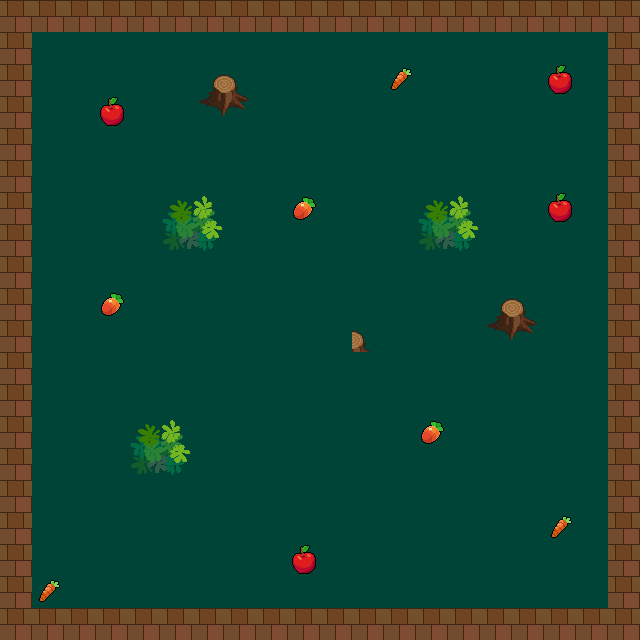

Below is a game level as drawn by its tile map, then a one-line description and the .tmx file that defines it, in full:
An orthogonal 20x20 tile map with 32x32 px tiles, 4 tile layers (terre, bordure, obstacles, fruits), 3 tilesets and 1 object.

<map version="1.10" tiledversion="1.11.2" orientation="orthogonal" renderorder="right-down" width="20" height="20" tilewidth="32" tileheight="32" infinite="0" nextlayerid="12" nextobjectid="215">
 <properties>
  <property name="levelName" value="Niveau 0" />
  <property name="maxScore" type="int" value="10" />
  <property name="music" value="" />
  <property name="nextLevel" value="maps/plane1.tmx" />
  <property name="speed" type="float" value="0.35" />
 </properties>
 <tileset firstgid="1" source="terrine.tsx" />
 <tileset firstgid="1025" source="fruits.tsx" />
 <tileset firstgid="1033" source="tree.tsx" />
 <layer id="1" name="terre" width="20" height="20">
  <data encoding="csv">
296,296,296,296,296,296,296,296,296,296,296,296,296,296,296,296,296,296,296,296,
296,296,296,296,296,296,296,296,296,296,296,296,296,296,296,296,296,296,296,296,
296,296,296,296,296,296,296,296,296,296,296,296,296,296,296,296,296,296,296,296,
296,296,296,296,296,296,296,296,296,296,296,296,296,296,296,296,296,296,296,296,
296,296,296,296,296,296,296,296,296,296,296,296,296,296,296,296,296,296,296,296,
296,296,296,296,296,296,296,296,296,296,296,296,296,296,296,296,296,296,296,296,
296,296,296,296,296,296,296,296,296,296,296,296,296,296,296,296,296,296,296,296,
296,296,296,296,296,296,296,296,296,296,296,296,296,296,296,296,296,296,296,296,
296,296,296,296,296,296,296,296,296,296,296,296,296,296,296,296,296,296,296,296,
296,296,296,296,296,296,296,296,296,296,296,296,296,296,296,296,296,296,296,296,
296,296,296,296,296,296,296,296,296,296,296,296,296,296,296,296,296,296,296,296,
296,296,296,296,296,296,296,296,296,296,296,296,296,296,296,296,296,296,296,296,
296,296,296,296,296,296,296,296,296,296,296,296,296,296,296,296,296,296,296,296,
296,296,296,296,296,296,296,296,296,296,296,296,296,296,296,296,296,296,296,296,
296,296,296,296,296,296,296,296,296,296,296,296,296,296,296,296,296,296,296,296,
296,296,296,296,296,296,296,296,296,296,296,296,296,296,296,296,296,296,296,296,
296,296,296,296,296,296,296,296,296,296,296,296,296,296,296,296,296,296,296,296,
296,296,296,296,296,296,296,296,296,296,296,296,296,296,296,296,296,296,296,296,
296,296,296,296,296,296,296,296,296,296,296,296,296,296,296,296,296,296,296,296,
296,296,296,296,296,296,296,296,296,296,296,296,296,296,296,296,296,296,296,296
</data>
 </layer>
 <layer id="11" name="bordure" width="20" height="20">
  <data encoding="csv">
589,589,589,589,589,589,589,589,589,589,589,589,589,589,589,589,589,589,589,589,
589,0,0,0,0,0,0,0,0,0,0,0,0,0,0,0,0,0,0,589,
589,0,0,0,0,0,0,0,0,0,0,0,0,0,0,0,0,0,0,589,
589,0,0,0,0,0,0,0,0,0,0,0,0,0,0,0,0,0,0,589,
589,0,0,0,0,0,0,0,0,0,0,0,0,0,0,0,0,0,0,589,
589,0,0,0,0,0,0,0,0,0,0,0,0,0,0,0,0,0,0,589,
589,0,0,0,0,0,0,0,0,0,0,0,0,0,0,0,0,0,0,589,
589,0,0,0,0,0,0,0,0,0,0,0,0,0,0,0,0,0,0,589,
589,0,0,0,0,0,0,0,0,0,0,0,0,0,0,0,0,0,0,589,
589,0,0,0,0,0,0,0,0,0,0,0,0,0,0,0,0,0,0,589,
589,0,0,0,0,0,0,0,0,0,0,1071,0,0,0,0,0,0,0,589,
589,0,0,0,0,0,0,0,0,0,0,0,0,0,0,0,0,0,0,589,
589,0,0,0,0,0,0,0,0,0,0,0,0,0,0,0,0,0,0,589,
589,0,0,0,0,0,0,0,0,0,0,0,0,0,0,0,0,0,0,589,
589,0,0,0,0,0,0,0,0,0,0,0,0,0,0,0,0,0,0,589,
589,0,0,0,0,0,0,0,0,0,0,0,0,0,0,0,0,0,0,589,
589,0,0,0,0,0,0,0,0,0,0,0,0,0,0,0,0,0,0,589,
589,0,0,0,0,0,0,0,0,0,0,0,0,0,0,0,0,0,0,589,
589,0,0,0,0,0,0,0,0,0,0,0,0,0,0,0,0,0,0,589,
589,589,589,589,589,589,589,589,589,589,589,589,589,589,589,589,589,589,589,589
</data>
 </layer>
 <layer id="9" name="obstacles" width="20" height="20">
  <data encoding="csv">
0,0,0,0,0,0,0,0,0,0,0,0,0,0,0,0,0,0,0,0,
0,0,0,0,0,0,0,0,0,0,0,0,0,0,0,0,0,0,0,0,
0,0,0,0,0,0,1070,1071,0,0,0,0,0,0,0,0,0,0,0,0,
0,0,0,0,0,0,1083,1084,0,0,0,0,0,0,0,0,0,0,0,0,
0,0,0,0,0,0,0,0,0,0,0,0,0,0,0,0,0,0,0,0,
0,0,0,0,0,0,0,0,0,0,0,0,0,0,0,0,0,0,0,0,
0,0,0,0,0,1096,1097,0,0,0,0,0,0,1096,1097,0,0,0,0,0,
0,0,0,0,0,1109,1110,0,0,0,0,0,0,1109,1110,0,0,0,0,0,
0,0,0,0,0,0,0,0,0,0,0,0,0,0,0,0,0,0,0,0,
0,0,0,0,0,0,0,0,0,0,0,0,0,0,0,1070,1071,0,0,0,
0,0,0,0,0,0,0,0,0,0,0,0,0,0,0,1083,1084,0,0,0,
0,0,0,0,0,0,0,0,0,0,0,0,0,0,0,0,0,0,0,0,
0,0,0,0,0,0,0,0,0,0,0,0,0,0,0,0,0,0,0,0,
0,0,0,0,1096,1097,0,0,0,0,0,0,0,0,0,0,0,0,0,0,
0,0,0,0,1109,1110,0,0,0,0,0,0,0,0,0,0,0,0,0,0,
0,0,0,0,0,0,0,0,0,0,0,0,0,0,0,0,0,0,0,0,
0,0,0,0,0,0,0,0,0,0,0,0,0,0,0,0,0,0,0,0,
0,0,0,0,0,0,0,0,0,0,0,0,0,0,0,0,0,0,0,0,
0,0,0,0,0,0,0,0,0,0,0,0,0,0,0,0,0,0,0,0,
0,0,0,0,0,0,0,0,0,0,0,0,0,0,0,0,0,0,0,0
</data>
 </layer>
 <layer id="10" name="fruits" width="20" height="20">
  <data encoding="csv">
0,0,0,0,0,0,0,0,0,0,0,0,0,0,0,0,0,0,0,0,
0,0,0,0,0,0,0,0,0,0,0,0,0,0,0,0,0,0,0,0,
0,0,0,0,0,0,0,0,0,0,0,0,1026,0,0,0,0,1028,0,0,
0,0,0,1028,0,0,0,0,0,0,0,0,0,0,0,0,0,0,0,0,
0,0,0,0,0,0,0,0,0,0,0,0,0,0,0,0,0,0,0,0,
0,0,0,0,0,0,0,0,0,0,0,0,0,0,0,0,0,0,0,0,
0,0,0,0,0,0,0,0,0,1027,0,0,0,0,0,0,0,1028,0,0,
0,0,0,0,0,0,0,0,0,0,0,0,0,0,0,0,0,0,0,0,
0,0,0,0,0,0,0,0,0,0,0,0,0,0,0,0,0,0,0,0,
0,0,0,1027,0,0,0,0,0,0,0,0,0,0,0,0,0,0,0,0,
0,0,0,0,0,0,0,0,0,0,0,0,0,0,0,0,0,0,0,0,
0,0,0,0,0,0,0,0,0,0,0,0,0,0,0,0,0,0,0,0,
0,0,0,0,0,0,0,0,0,0,0,0,0,0,0,0,0,0,0,0,
0,0,0,0,0,0,0,0,0,0,0,0,0,1027,0,0,0,0,0,0,
0,0,0,0,0,0,0,0,0,0,0,0,0,0,0,0,0,0,0,0,
0,0,0,0,0,0,0,0,0,0,0,0,0,0,0,0,0,0,0,0,
0,0,0,0,0,0,0,0,0,0,0,0,0,0,0,0,0,1026,0,0,
0,0,0,0,0,0,0,0,0,1028,0,0,0,0,0,0,0,0,0,0,
0,1026,0,0,0,0,0,0,0,0,0,0,0,0,0,0,0,0,0,0,
0,0,0,0,0,0,0,0,0,0,0,0,0,0,0,0,0,0,0,0
</data>
 </layer>
 <objectgroup id="5" name="serpent">
  <object id="1" x="320.33" y="315.377">
   <properties>
    <property name="type" value="snake_spawn" />
   </properties>
   <point />
  </object>
 </objectgroup>
</map>
